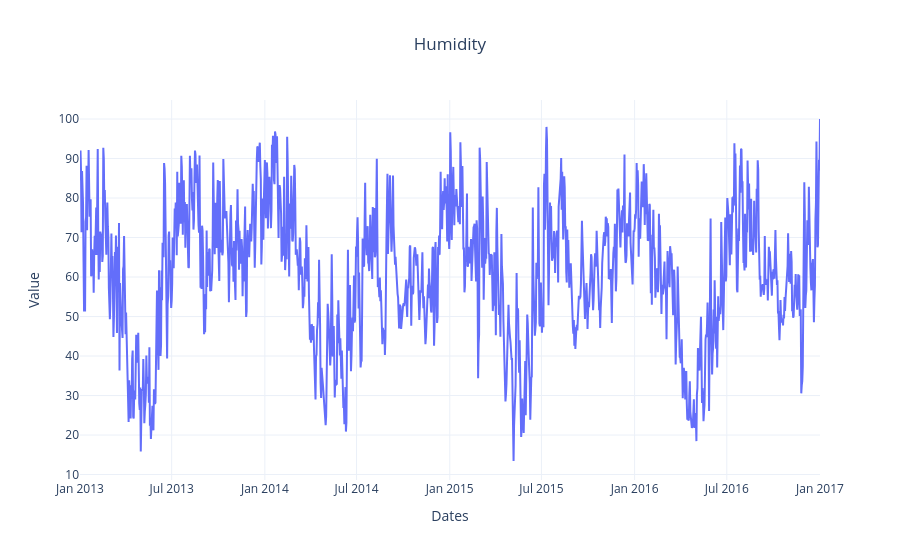

Write notebook code for a chart like this one.
### Code cell
fig_temp=go.Figure()
fig_temp.add_trace(go.Scatter(x=data_train_date.index, y=data_train_date["humidity"], mode="lines"))
fig_temp.update_layout(title="Humidity", xaxis_title="Dates", yaxis_title="Value", template="plotly_white", title_x=0.5)
fig_temp.show()

### Figure 1 — Plotly figure (JSON) as saved in the notebook; plotly's stock layout.template omitted (floating-point values rounded to 4 significant figures; data arrays with more than 128 entries replaced by an {"elided": "..."} marker saying what was removed)
{"data": [{"mode": "lines", "type": "scatter", "x": {"elided": "1462 str values"}, "y": {"elided": "1462 float values"}}], "layout": {"autosize": true, "title": {"text": "Humidity", "x": 0.5}, "xaxis": {"autorange": true, "range": ["2013-01-01", "2017-01-01"], "title": {"text": "Dates"}, "type": "date"}, "yaxis": {"autorange": true, "range": [8.619, 104.8], "title": {"text": "Value"}, "type": "linear"}}}
